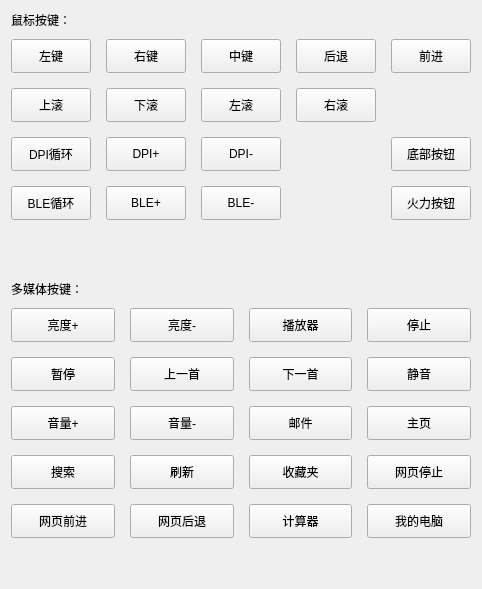
                    <widget class="QWidget" name="page00">
                     <layout class="QVBoxLayout" name="verticalLayout_25">
                      <property name="spacing">
                       <number>10</number>
                      </property>
                      <item>
                       <widget class="QLabel" name="label_61">
                        <property name="text">
                         <string>鼠标按键：</string>
                        </property>
                       </widget>
                      </item>
                      <item>
                       <layout class="QGridLayout" name="gridLayout_8">
                        <property name="spacing">
                         <number>15</number>
                        </property>
                        <item row="1" column="0">
                         <widget class="QPushButton" name="pushButton_1707">
                          <property name="minimumSize">
                           <size>
                            <width>0</width>
                            <height>34</height>
                           </size>
                          </property>
                          <property name="text">
                           <string>上滚</string>
                          </property>
                          <attribute name="buttonGroup">
                           <string notr="true">buttonGroupSuper</string>
                          </attribute>
                         </widget>
                        </item>
                        <item row="0" column="1">
                         <widget class="QPushButton" name="pushButton_1702">
                          <property name="minimumSize">
                           <size>
                            <width>0</width>
                            <height>34</height>
                           </size>
                          </property>
                          <property name="text">
                           <string>右键</string>
                          </property>
                          <attribute name="buttonGroup">
                           <string notr="true">buttonGroupSuper</string>
                          </attribute>
                         </widget>
                        </item>
                        <item row="1" column="3">
                         <widget class="QPushButton" name="pushButton_1710">
                          <property name="minimumSize">
                           <size>
                            <width>0</width>
                            <height>34</height>
                           </size>
                          </property>
                          <property name="text">
                           <string>右滚</string>
                          </property>
                          <attribute name="buttonGroup">
                           <string notr="true">buttonGroupSuper</string>
                          </attribute>
                         </widget>
                        </item>
                        <item row="0" column="4">
                         <widget class="QPushButton" name="pushButton_1705">
                          <property name="minimumSize">
                           <size>
                            <width>0</width>
                            <height>34</height>
                           </size>
                          </property>
                          <property name="text">
                           <string>前进</string>
                          </property>
                          <attribute name="buttonGroup">
                           <string notr="true">buttonGroupSuper</string>
                          </attribute>
                         </widget>
                        </item>
                        <item row="0" column="0">
                         <widget class="QPushButton" name="pushButton_1701">
                          <property name="minimumSize">
                           <size>
                            <width>0</width>
                            <height>34</height>
                           </size>
                          </property>
                          <property name="text">
                           <string>左键</string>
                          </property>
                          <attribute name="buttonGroup">
                           <string notr="true">buttonGroupSuper</string>
                          </attribute>
                         </widget>
                        </item>
                        <item row="1" column="2">
                         <widget class="QPushButton" name="pushButton_1709">
                          <property name="minimumSize">
                           <size>
                            <width>0</width>
                            <height>34</height>
                           </size>
                          </property>
                          <property name="text">
                           <string>左滚</string>
                          </property>
                          <attribute name="buttonGroup">
                           <string notr="true">buttonGroupSuper</string>
                          </attribute>
                         </widget>
                        </item>
                        <item row="0" column="3">
                         <widget class="QPushButton" name="pushButton_1704">
                          <property name="minimumSize">
                           <size>
                            <width>0</width>
                            <height>34</height>
                           </size>
                          </property>
                          <property name="text">
                           <string>后退</string>
                          </property>
                          <attribute name="buttonGroup">
                           <string notr="true">buttonGroupSuper</string>
                          </attribute>
                         </widget>
                        </item>
                        <item row="2" column="0">
                         <widget class="QPushButton" name="pushButton_1711">
                          <property name="minimumSize">
                           <size>
                            <width>0</width>
                            <height>34</height>
                           </size>
                          </property>
                          <property name="text">
                           <string>DPI循环</string>
                          </property>
                          <attribute name="buttonGroup">
                           <string notr="true">buttonGroupSuper</string>
                          </attribute>
                         </widget>
                        </item>
                        <item row="2" column="1">
                         <widget class="QPushButton" name="pushButton_1712">
                          <property name="minimumSize">
                           <size>
                            <width>0</width>
                            <height>34</height>
                           </size>
                          </property>
                          <property name="text">
                           <string>DPI+</string>
                          </property>
                          <attribute name="buttonGroup">
                           <string notr="true">buttonGroupSuper</string>
                          </attribute>
                         </widget>
                        </item>
                        <item row="1" column="1">
                         <widget class="QPushButton" name="pushButton_1708">
                          <property name="minimumSize">
                           <size>
                            <width>0</width>
                            <height>34</height>
                           </size>
                          </property>
                          <property name="text">
                           <string>下滚</string>
                          </property>
                          <attribute name="buttonGroup">
                           <string notr="true">buttonGroupSuper</string>
                          </attribute>
                         </widget>
                        </item>
                        <item row="0" column="2">
                         <widget class="QPushButton" name="pushButton_1703">
                          <property name="minimumSize">
                           <size>
                            <width>0</width>
                            <height>34</height>
                           </size>
                          </property>
                          <property name="text">
                           <string>中键</string>
                          </property>
                          <attribute name="buttonGroup">
                           <string notr="true">buttonGroupSuper</string>
                          </attribute>
                         </widget>
                        </item>
                        <item row="2" column="2">
                         <widget class="QPushButton" name="pushButton_1713">
                          <property name="minimumSize">
                           <size>
                            <width>0</width>
                            <height>34</height>
                           </size>
                          </property>
                          <property name="text">
                           <string>DPI-</string>
                          </property>
                          <attribute name="buttonGroup">
                           <string notr="true">buttonGroupSuper</string>
                          </attribute>
                         </widget>
                        </item>
                        <item row="3" column="0">
                         <widget class="QPushButton" name="pushButton_1731">
                          <property name="minimumSize">
                           <size>
                            <width>0</width>
                            <height>34</height>
                           </size>
                          </property>
                          <property name="text">
                           <string>BLE循环</string>
                          </property>
                          <attribute name="buttonGroup">
                           <string notr="true">buttonGroupSuper</string>
                          </attribute>
                         </widget>
                        </item>
                        <item row="3" column="1">
                         <widget class="QPushButton" name="pushButton_1732">
                          <property name="minimumSize">
                           <size>
                            <width>0</width>
                            <height>34</height>
                           </size>
                          </property>
                          <property name="text">
                           <string>BLE+</string>
                          </property>
                          <attribute name="buttonGroup">
                           <string notr="true">buttonGroupSuper</string>
                          </attribute>
                         </widget>
                        </item>
                        <item row="3" column="2">
                         <widget class="QPushButton" name="pushButton_1733">
                          <property name="minimumSize">
                           <size>
                            <width>0</width>
                            <height>34</height>
                           </size>
                          </property>
                          <property name="text">
                           <string>BLE-</string>
                          </property>
                          <attribute name="buttonGroup">
                           <string notr="true">buttonGroupSuper</string>
                          </attribute>
                         </widget>
                        </item>
                        <item row="2" column="4">
                         <widget class="QPushButton" name="pushButton_1706">
                          <property name="minimumSize">
                           <size>
                            <width>0</width>
                            <height>34</height>
                           </size>
                          </property>
                          <property name="text">
                           <string>底部按钮</string>
                          </property>
                          <attribute name="buttonGroup">
                           <string notr="true">buttonGroupSuper</string>
                          </attribute>
                         </widget>
                        </item>
                        <item row="3" column="4">
                         <widget class="QPushButton" name="pushButton_1901">
                          <property name="minimumSize">
                           <size>
                            <width>0</width>
                            <height>34</height>
                           </size>
                          </property>
                          <property name="text">
                           <string>火力按钮</string>
                          </property>
                          <attribute name="buttonGroup">
                           <string notr="true">buttonGroupSuper</string>
                          </attribute>
                         </widget>
                        </item>
                       </layout>
                      </item>
                      <item>
                       <spacer name="verticalSpacer_16">
                        <property name="orientation">
                         <enum>Qt::Orientation::Vertical</enum>
                        </property>
                        <property name="sizeType">
                         <enum>QSizePolicy::Policy::Fixed</enum>
                        </property>
                        <property name="sizeHint" stdset="0">
                         <size>
                          <width>20</width>
                          <height>50</height>
                         </size>
                        </property>
                       </spacer>
                      </item>
                      <item>
                       <widget class="QLabel" name="label_62">
                        <property name="text">
                         <string>多媒体按键：</string>
                        </property>
                       </widget>
                      </item>
                      <item>
                       <layout class="QGridLayout" name="gridLayout_7">
                        <property name="spacing">
                         <number>15</number>
                        </property>
                        <item row="0" column="3">
                         <widget class="QPushButton" name="pushButton_1810">
                          <property name="minimumSize">
                           <size>
                            <width>0</width>
                            <height>34</height>
                           </size>
                          </property>
                          <property name="text">
                           <string>停止</string>
                          </property>
                          <attribute name="buttonGroup">
                           <string notr="true">buttonGroupSuper</string>
                          </attribute>
                         </widget>
                        </item>
                        <item row="3" column="3">
                         <widget class="QPushButton" name="pushButton_1818">
                          <property name="minimumSize">
                           <size>
                            <width>0</width>
                            <height>34</height>
                           </size>
                          </property>
                          <property name="text">
                           <string>网页停止</string>
                          </property>
                          <attribute name="buttonGroup">
                           <string notr="true">buttonGroupSuper</string>
                          </attribute>
                         </widget>
                        </item>
                        <item row="4" column="1">
                         <widget class="QPushButton" name="pushButton_1820">
                          <property name="minimumSize">
                           <size>
                            <width>0</width>
                            <height>34</height>
                           </size>
                          </property>
                          <property name="text">
                           <string>网页后退</string>
                          </property>
                          <attribute name="buttonGroup">
                           <string notr="true">buttonGroupSuper</string>
                          </attribute>
                         </widget>
                        </item>
                        <item row="3" column="2">
                         <widget class="QPushButton" name="pushButton_1817">
                          <property name="minimumSize">
                           <size>
                            <width>0</width>
                            <height>34</height>
                           </size>
                          </property>
                          <property name="text">
                           <string>收藏夹</string>
                          </property>
                          <attribute name="buttonGroup">
                           <string notr="true">buttonGroupSuper</string>
                          </attribute>
                         </widget>
                        </item>
                        <item row="4" column="3">
                         <widget class="QPushButton" name="pushButton_1807">
                          <property name="minimumSize">
                           <size>
                            <width>0</width>
                            <height>34</height>
                           </size>
                          </property>
                          <property name="text">
                           <string>我的电脑</string>
                          </property>
                          <attribute name="buttonGroup">
                           <string notr="true">buttonGroupSuper</string>
                          </attribute>
                         </widget>
                        </item>
                        <item row="2" column="0">
                         <widget class="QPushButton" name="pushButton_1803">
                          <property name="minimumSize">
                           <size>
                            <width>0</width>
                            <height>34</height>
                           </size>
                          </property>
                          <property name="text">
                           <string>音量+</string>
                          </property>
                          <attribute name="buttonGroup">
                           <string notr="true">buttonGroupSuper</string>
                          </attribute>
                         </widget>
                        </item>
                        <item row="2" column="3">
                         <widget class="QPushButton" name="pushButton_1814">
                          <property name="minimumSize">
                           <size>
                            <width>0</width>
                            <height>34</height>
                           </size>
                          </property>
                          <property name="text">
                           <string>主页</string>
                          </property>
                          <attribute name="buttonGroup">
                           <string notr="true">buttonGroupSuper</string>
                          </attribute>
                         </widget>
                        </item>
                        <item row="0" column="1">
                         <widget class="QPushButton" name="pushButton_1802">
                          <property name="minimumSize">
                           <size>
                            <width>0</width>
                            <height>34</height>
                           </size>
                          </property>
                          <property name="text">
                           <string>亮度-</string>
                          </property>
                          <attribute name="buttonGroup">
                           <string notr="true">buttonGroupSuper</string>
                          </attribute>
                         </widget>
                        </item>
                        <item row="1" column="0">
                         <widget class="QPushButton" name="pushButton_1811">
                          <property name="minimumSize">
                           <size>
                            <width>0</width>
                            <height>34</height>
                           </size>
                          </property>
                          <property name="text">
                           <string>暂停</string>
                          </property>
                          <attribute name="buttonGroup">
                           <string notr="true">buttonGroupSuper</string>
                          </attribute>
                         </widget>
                        </item>
                        <item row="1" column="1">
                         <widget class="QPushButton" name="pushButton_1812">
                          <property name="minimumSize">
                           <size>
                            <width>0</width>
                            <height>34</height>
                           </size>
                          </property>
                          <property name="text">
                           <string>上一首</string>
                          </property>
                          <attribute name="buttonGroup">
                           <string notr="true">buttonGroupSuper</string>
                          </attribute>
                         </widget>
                        </item>
                        <item row="1" column="2">
                         <widget class="QPushButton" name="pushButton_1813">
                          <property name="minimumSize">
                           <size>
                            <width>0</width>
                            <height>34</height>
                           </size>
                          </property>
                          <property name="text">
                           <string>下一首</string>
                          </property>
                          <attribute name="buttonGroup">
                           <string notr="true">buttonGroupSuper</string>
                          </attribute>
                         </widget>
                        </item>
                        <item row="2" column="1">
                         <widget class="QPushButton" name="pushButton_1804">
                          <property name="minimumSize">
                           <size>
                            <width>0</width>
                            <height>34</height>
                           </size>
                          </property>
                          <property name="text">
                           <string>音量-</string>
                          </property>
                          <attribute name="buttonGroup">
                           <string notr="true">buttonGroupSuper</string>
                          </attribute>
                         </widget>
                        </item>
                        <item row="3" column="0">
                         <widget class="QPushButton" name="pushButton_1815">
                          <property name="minimumSize">
                           <size>
                            <width>0</width>
                            <height>34</height>
                           </size>
                          </property>
                          <property name="text">
                           <string>搜索</string>
                          </property>
                          <attribute name="buttonGroup">
                           <string notr="true">buttonGroupSuper</string>
                          </attribute>
                         </widget>
                        </item>
                        <item row="4" column="2">
                         <widget class="QPushButton" name="pushButton_1806">
                          <property name="minimumSize">
                           <size>
                            <width>0</width>
                            <height>34</height>
                           </size>
                          </property>
                          <property name="text">
                           <string>计算器</string>
                          </property>
                          <attribute name="buttonGroup">
                           <string notr="true">buttonGroupSuper</string>
                          </attribute>
                         </widget>
                        </item>
                        <item row="4" column="0">
                         <widget class="QPushButton" name="pushButton_1819">
                          <property name="minimumSize">
                           <size>
                            <width>0</width>
                            <height>34</height>
                           </size>
                          </property>
                          <property name="text">
                           <string>网页前进</string>
                          </property>
                          <attribute name="buttonGroup">
                           <string notr="true">buttonGroupSuper</string>
                          </attribute>
                         </widget>
                        </item>
                        <item row="3" column="1">
                         <widget class="QPushButton" name="pushButton_1816">
                          <property name="minimumSize">
                           <size>
                            <width>0</width>
                            <height>34</height>
                           </size>
                          </property>
                          <property name="text">
                           <string>刷新</string>
                          </property>
                          <attribute name="buttonGroup">
                           <string notr="true">buttonGroupSuper</string>
                          </attribute>
                         </widget>
                        </item>
                        <item row="1" column="3">
                         <widget class="QPushButton" name="pushButton_1805">
                          <property name="minimumSize">
                           <size>
                            <width>0</width>
                            <height>34</height>
                           </size>
                          </property>
                          <property name="text">
                           <string>静音</string>
                          </property>
                          <attribute name="buttonGroup">
                           <string notr="true">buttonGroupSuper</string>
                          </attribute>
                         </widget>
                        </item>
                        <item row="0" column="2">
                         <widget class="QPushButton" name="pushButton_1809">
                          <property name="minimumSize">
                           <size>
                            <width>0</width>
                            <height>34</height>
                           </size>
                          </property>
                          <property name="text">
                           <string>播放器</string>
                          </property>
                          <attribute name="buttonGroup">
                           <string notr="true">buttonGroupSuper</string>
                          </attribute>
                         </widget>
                        </item>
                        <item row="0" column="0">
                         <widget class="QPushButton" name="pushButton_1801">
                          <property name="minimumSize">
                           <size>
                            <width>0</width>
                            <height>34</height>
                           </size>
                          </property>
                          <property name="text">
                           <string>亮度+</string>
                          </property>
                          <attribute name="buttonGroup">
                           <string notr="true">buttonGroupSuper</string>
                          </attribute>
                         </widget>
                        </item>
                        <item row="2" column="2">
                         <widget class="QPushButton" name="pushButton_1808">
                          <property name="minimumSize">
                           <size>
                            <width>0</width>
                            <height>34</height>
                           </size>
                          </property>
                          <property name="text">
                           <string>邮件</string>
                          </property>
                          <attribute name="buttonGroup">
                           <string notr="true">buttonGroupSuper</string>
                          </attribute>
                         </widget>
                        </item>
                       </layout>
                      </item>
                      <item>
                       <spacer name="verticalSpacer_5">
                        <property name="orientation">
                         <enum>Qt::Orientation::Vertical</enum>
                        </property>
                        <property name="sizeHint" stdset="0">
                         <size>
                          <width>20</width>
                          <height>40</height>
                         </size>
                        </property>
                       </spacer>
                      </item>
                     </layout>
                    </widget>
